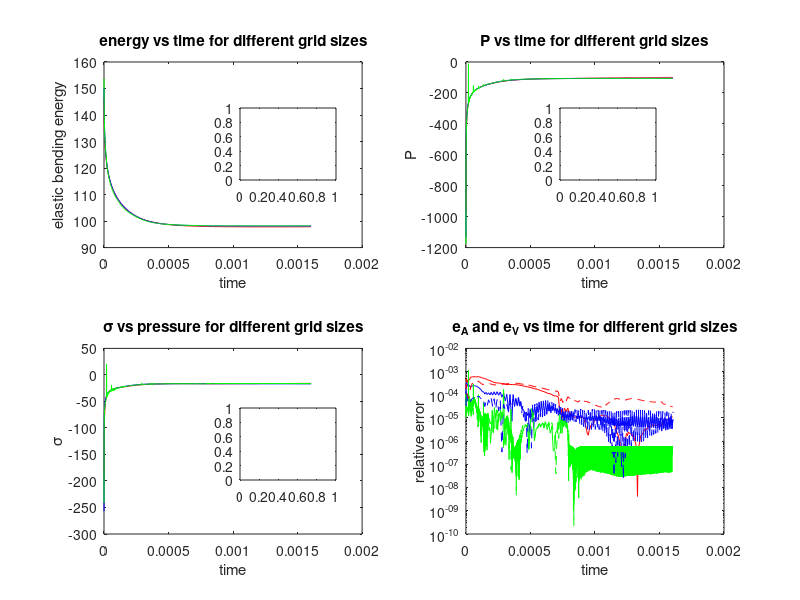

This figure's MATLAB source:
% draw convergence pictures

load('oblate64.mat')
load('oblate96.mat')
load('oblate128.mat')

%fprintf('grid size 64^3, \t pressure: %.2f, \t tension: %.2f \n', Pressure64, Tension64)
%fprintf('grid size 96^3, \t pressure: %.2f, \t tension: %.2f \n', Pressure96, Tension96)
%fprintf('grid size 128^3, \t pressure: %.2f, \t tension: %.2f \n', Pressure128, Tension128)

figure
clf

time = 3e-3;
time2 = 2.7e-3;

subplot(2,2,1)
hold on
plot(t64(t64<time),ene64(t64<time),'r')
plot(t96(t96<time),ene96(t96<time),'b')
plot(t128(t128<time),ene128(t128<time),'g')

box on
xlabel('time')
ylabel('elastic bending energy')
title('energy vs time for different grid sizes')


subplot(2,2,2)
hold on
plot(t64(t64<time),P64(t64<time),'r')
plot(t96(t96<time),P96(t96<time),'b')
plot(t128(t128<time),P128(t128<time),'g')

box on
xlabel('time')
ylabel('P')
title('P vs time for different grid sizes')

subplot(2,2,3)
hold on
plot(t64(t64<time),ten64(t64<time),'r')
plot(t96(t96<time),ten96(t96<time),'b')
plot(t128(t128<time),ten128(t128<time),'g')

box on
xlabel('time')
ylabel('\sigma')
title('\sigma vs pressure for different grid sizes')

subplot(2,2,4)
%hold on
%plot(t64(t64<time),da64(t64<time),'r')
%plot(t96(t96<time),da96(t96<time),'b')
%plot(t128(t128<time),da128(t128<time),'g')
%plot(t64(t64<time),dv64(t64<time),'r--')
%plot(t96(t96<time),dv96(t96<time),'b--')
%plot(t128(t128<time),dv128(t128<time),'g--')
semilogy(t64(t64<time),abs(da64(t64<time)),'r')
hold on
semilogy(t96(t96<time),abs(da96(t96<time)),'b')
semilogy(t128(t128<time),abs(da128(t128<time)),'g')
semilogy(t64(t64<time),abs(dv64(t64<time)),'r--')
semilogy(t96(t96<time),abs(dv96(t96<time)),'b--')
semilogy(t128(t128<time),abs(dv128(t128<time)),'g--')

box on
xlabel('time')
ylabel('relative error')
title('e_A and e_V vs time for different grid sizes')

axes('position', [.3 .7 .12 .12])
box on
hold on
plot(t64(t64<time & t64>time2),ene64(t64<time & t64>time2),'r')
plot(t96(t96<time & t96>time2),ene96(t96<time & t96>time2),'b')
plot(t128(t128<time & t128>time2),ene128(t128<time & t128>time2),'g')
axis tight

axes('position', [.7 .7 .12 .12])
box on
hold on
plot(t64(t64<time & t64>time2),P64(t64<time & t64>time2),'r')
plot(t96(t96<time & t96>time2),P96(t96<time & t96>time2),'b')
plot(t128(t128<time & t128>time2),P128(t128<time & t128>time2),'g')
axis tight

axes('position', [.3 .2 .12 .12])
box on
hold on
plot(t64(t64<time & t64>time2),ten64(t64<time & t64>time2),'r')
plot(t96(t96<time & t96>time2),ten96(t96<time & t96>time2),'b')
plot(t128(t128<time & t128>time2),ten128(t128<time & t128>time2),'g')
axis tight
